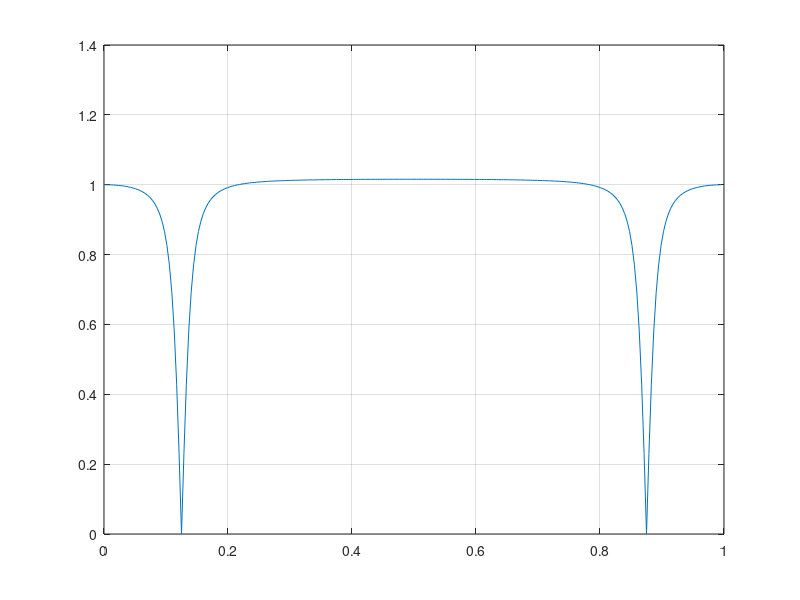

The MATLAB source for this figure:
%dsp book harmonic component rejection filter:
%the crux of this method is to place a zeros pair on the unit circle (rho=1) and
%to put a poles pair very close to the same point on the unit circle such
%that there will indeed be a rejection of the wanted frequency (using the
%zero) but the gains of all the other frequencies will be approximately one

nfft=256;
freq=[0:nfft-1]/nfft;
phi=pi/4;
ro=0.9;
num=[1,-2*cos(phi),1];
den=[1,-2*ro*cos(phi),ro*ro];
k=sum(den)/sum(num); num=k*num; %normalization
snum=fft(num,nfft);
sden=fft(den,nfft);
spec=snum./sden;
plot(freq,abs(spec));
grid






